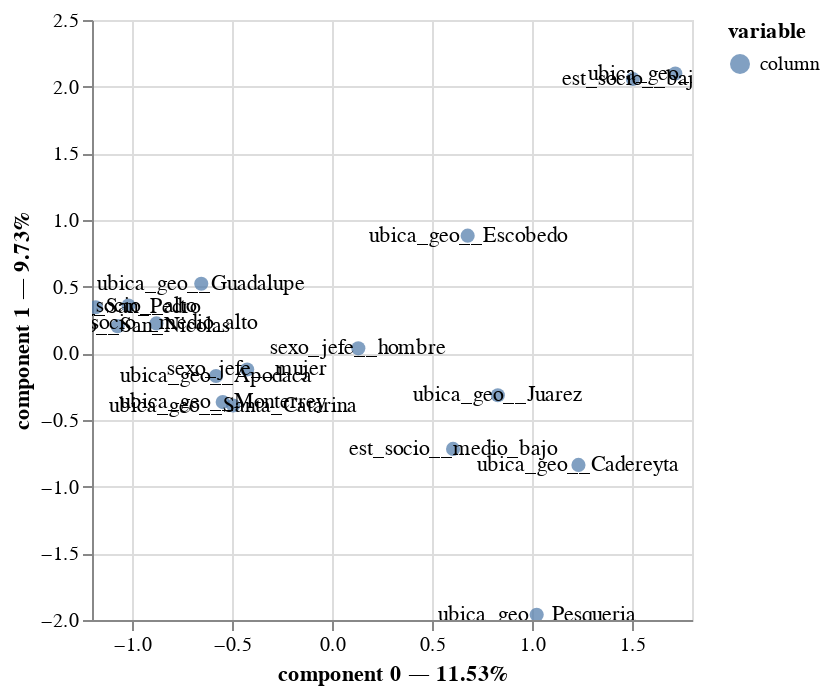

The notebook cell saved with this chart:
### Code cell
# Creación de instancia del modelo
mca = prince.MCA(n_components = 2)
# Ajuste del modelo a los datos
mca = mca.fit(dataframe)
# Crea gráfico
ax = mca.plot(dataframe, show_column_labels=True, show_row_markers=False)
ax

### Figure 1 — Vega-Lite specification as saved in the notebook (floating-point values rounded to 4 significant figures)
{"config": {"view": {"continuousWidth": 300, "continuousHeight": 300}}, "layer": [{"mark": {"type": "circle", "size": 50}, "encoding": {"color": {"field": "variable", "type": "nominal"}, "tooltip": [{"field": "variable", "type": "nominal"}, {"field": "value", "type": "nominal"}, {"field": "component 0", "type": "quantitative"}, {"field": "component 1", "type": "quantitative"}], "x": {"axis": {"title": "component 0 — 11.53%"}, "field": "component 0", "scale": {"zero": false}, "type": "quantitative"}, "y": {"axis": {"title": "component 1 — 9.73%"}, "field": "component 1", "scale": {"zero": false}, "type": "quantitative"}}, "name": "view_1"}, {"mark": {"type": "text"}, "encoding": {"text": {"field": "label", "type": "nominal"}, "x": {"axis": {"title": "component 0 — 11.53%"}, "field": "component 0", "scale": {"zero": false}, "type": "quantitative"}, "y": {"axis": {"title": "component 1 — 9.73%"}, "field": "component 1", "scale": {"zero": false}, "type": "quantitative"}}}], "data": {"name": "data-7341d93ce2fb7c8346b398b563a60280"}, "params": [{"name": "param_1", "select": {"type": "interval", "encodings": ["x", "y"]}, "bind": "scales", "views": ["view_1"]}], "$schema": "https://vega.github.io/schema/vega-lite/v5.8.0.json", "datasets": {"data-7341d93ce2fb7c8346b398b563a60280": [{"component 0": -1.018, "component 1": 0.3581, "variable": "column", "value": "est_socio__alto", "label": "est_socio__alto"}, {"component 0": 1.505, "component 1": 2.057, "variable": "column", "value": "est_socio__bajo", "label": "est_socio__bajo"}, {"component 0": -0.8779, "component 1": 0.2243, "variable": "column", "value": "est_socio__medio_alto", "label": "est_socio__medio_alto"}, {"component 0": 0.6054, "component 1": -0.7167, "variable": "column", "value": "est_socio__medio_bajo", "label": "est_socio__medio_bajo"}, {"component 0": 0.1315, "component 1": 0.03757, "variable": "column", "value": "sexo_jefe__hombre", "label": "sexo_jefe__hombre"}, {"component 0": -0.4241, "component 1": -0.1211, "variable": "column", "value": "sexo_jefe__mujer", "label": "sexo_jefe__mujer"}, {"component 0": -0.5798, "component 1": -0.1703, "variable": "column", "value": "ubica_geo__Apodaca", "label": "ubica_geo__Apodaca"}, {"component 0": 1.232, "component 1": -0.837, "variable": "column", "value": "ubica_geo__Cadereyta", "label": "ubica_geo__Cadereyta"}, {"component 0": 0.6784, "component 1": 0.8825, "variable": "column", "value": "ubica_geo__Escobedo", "label": "ubica_geo__Escobedo"}, {"component 0": 1.717, "component 1": 2.098, "variable": "column", "value": "ubica_geo__Garcia", "label": "ubica_geo__Garcia"}, {"component 0": -0.6537, "component 1": 0.5222, "variable": "column", "value": "ubica_geo__Guadalupe", "label": "ubica_geo__Guadalupe"}, {"component 0": 0.8291, "component 1": -0.3146, "variable": "column", "value": "ubica_geo__Juarez", "label": "ubica_geo__Juarez"}, {"component 0": -0.5464, "component 1": -0.3655, "variable": "column", "value": "ubica_geo__Monterrey", "label": "ubica_geo__Monterrey"}, {"component 0": 1.023, "component 1": -1.961, "variable": "column", "value": "ubica_geo__Pesqueria", "label": "ubica_geo__Pesqueria"}, {"component 0": -1.072, "component 1": 0.2035, "variable": "column", "value": "ubica_geo__San_Nicolas", "label": "ubica_geo__San_Nicolas"}, {"component 0": -1.181, "component 1": 0.3459, "variable": "column", "value": "ubica_geo__San_Pedro", "label": "ubica_geo__San_Pedro"}, {"component 0": -0.4941, "component 1": -0.3916, "variable": "column", "value": "ubica_geo__Santa_Catarina", "label": "ubica_geo__Santa_Catarina"}]}}
